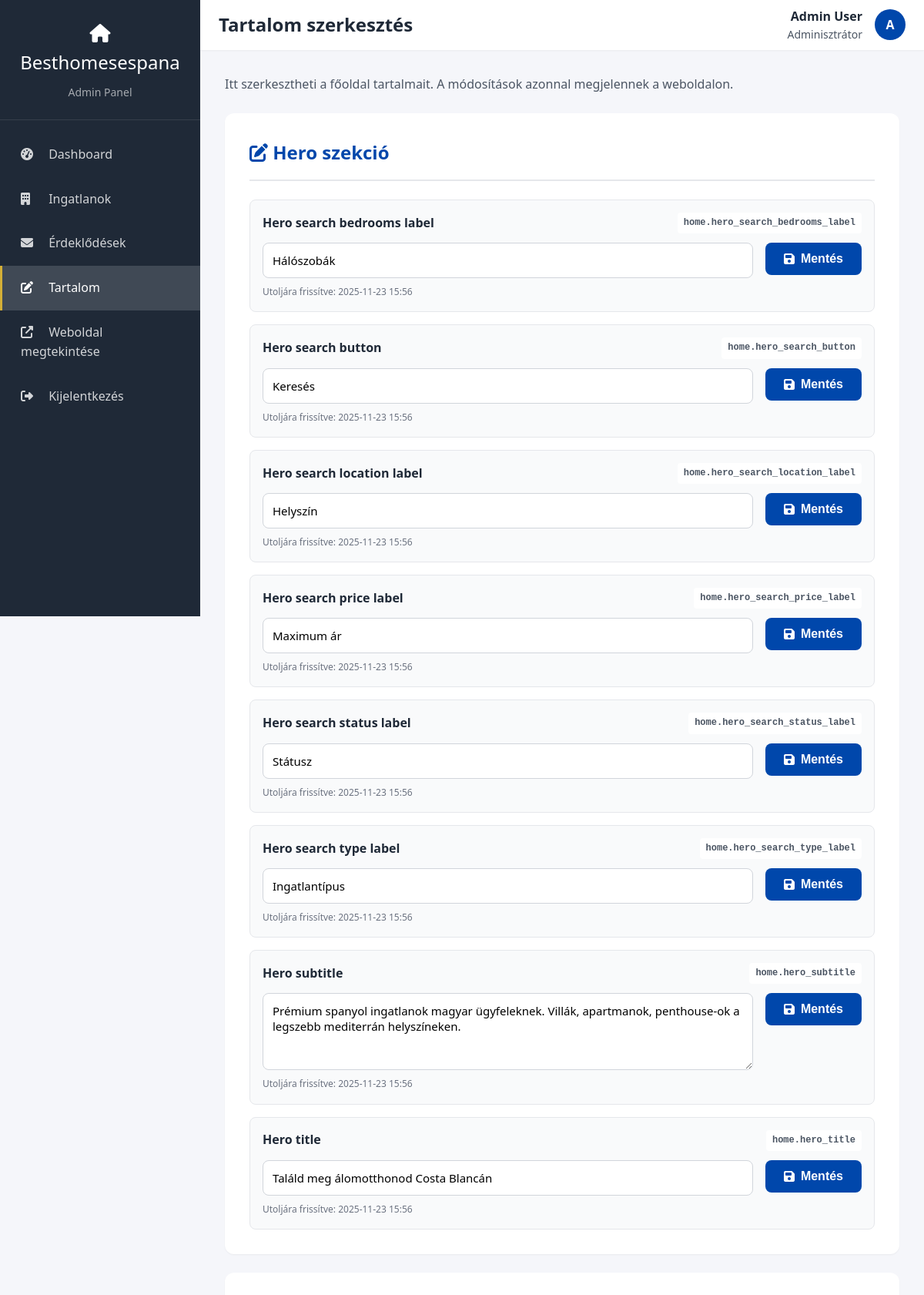
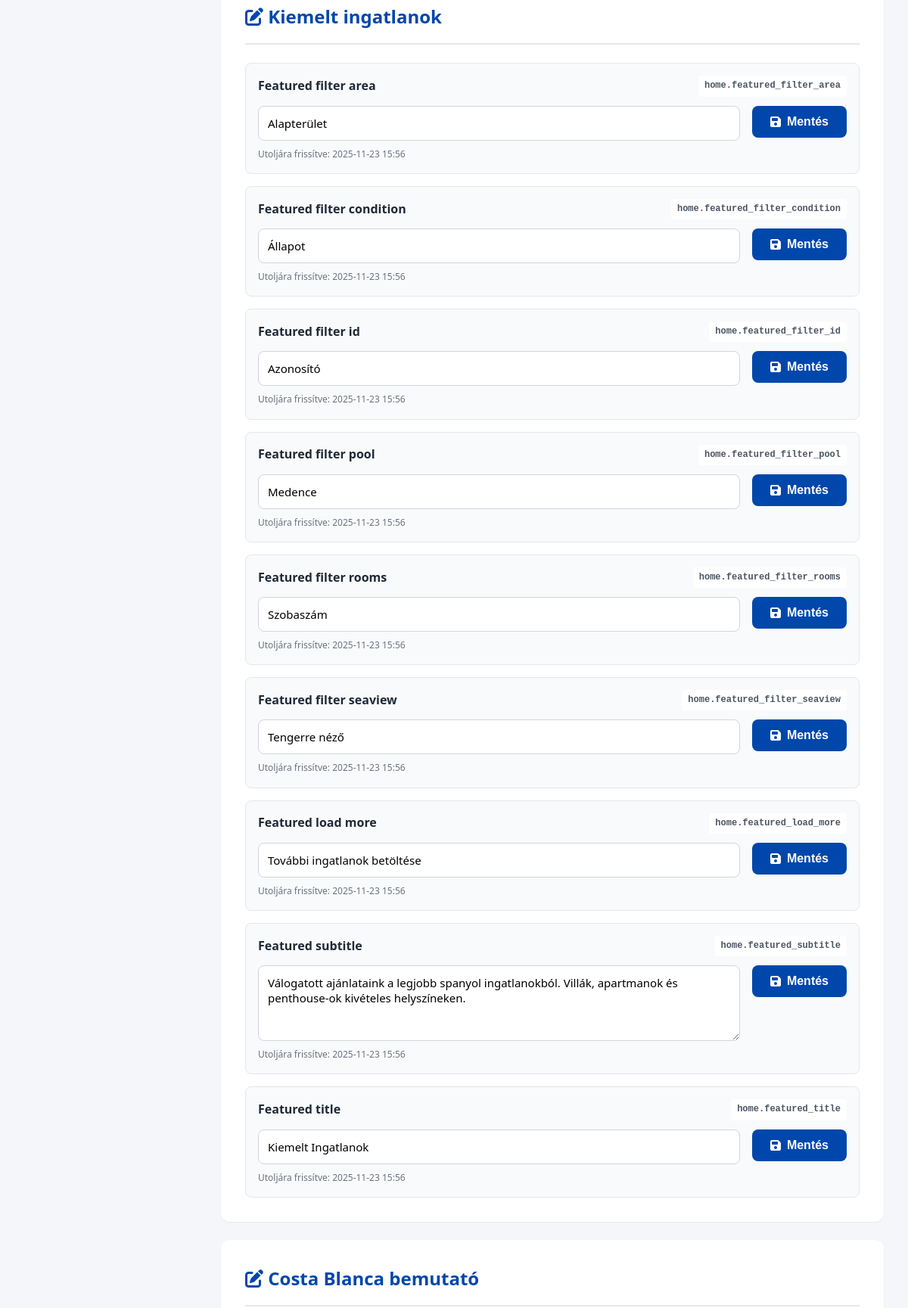
/admin/content.php (signed in, upper part), run on the app's committed database (2 pictures, top to bottom).
### tables this page shows
CREATE TABLE IF NOT EXISTS site_content (
    id INT UNSIGNED AUTO_INCREMENT PRIMARY KEY,
    content_key VARCHAR(191) NOT NULL UNIQUE,
    value TEXT NOT NULL,
    updated_at TIMESTAMP NOT NULL DEFAULT CURRENT_TIMESTAMP ON UPDATE CURRENT_TIMESTAMP,
    INDEX idx_content_key (content_key)
);

### config/config.php (called while the page is built, shortened)
<?php
function e(?string $string): string {
    return htmlspecialchars($string ?? '', ENT_QUOTES, 'UTF-8');
}

### admin/content.php (the view, shortened to what this page needs)
<?php
require_once __DIR__ . '/../config/config.php';
try {
    $pdo = getPDO();
    $stmt = $pdo->query("SELECT * FROM site_content ORDER BY content_key");
    $allContent = $stmt->fetchAll();
} catch (PDOException $e) {
    error_log('Content fetch error: ' . $e->getMessage());
    $allContent = [];
    $errorMessage = 'Hiba történt a tartalom betöltése során.';
}
$sections = [
    'Hero szekció' => [],
    'Kiemelt ingatlanok' => [],
    'Costa Blanca bemutató' => [],
    'Ügynök bemutatkozás' => [],
    'Kapcsolat szekció' => [],
    'Footer' => []
];
foreach ($allContent as $item) {
    $key = $item['content_key'];
    if (strpos($key, 'home.hero_') === 0) {
        $sections['Hero szekció'][] = $item;
    } elseif (strpos($key, 'home.featured_') === 0) {
        $sections['Kiemelt ingatlanok'][] = $item;
    } elseif (strpos($key, 'home.costa_') === 0) {
        $sections['Costa Blanca bemutató'][] = $item;
    } elseif (strpos($key, 'home.agent_') === 0) {
        $sections['Ügynök bemutatkozás'][] = $item;
    } elseif (strpos($key, 'home.contact_') === 0) {
        $sections['Kapcsolat szekció'][] = $item;
    } elseif (strpos($key, 'footer.') === 0) {
        $sections['Footer'][] = $item;
    }
}
function getLabel($key) {
    $label = str_replace(['home.', 'footer.', '_'], ['', '', ' '], $key);
    return ucfirst($label);
}
include __DIR__ . '/partials/header.php';
?>
<div style="margin-bottom: var(--spacing-lg);">
    <p style="color: var(--text-medium);">
        Itt szerkesztheti a főoldal tartalmait. A módosítások azonnal megjelennek a weboldalon.
    </p>
</div>
<?php foreach ($sections as $sectionName => $items): ?>
    <?php if (!empty($items)): ?>
        <div class="content-section">
            <h2><i class="fas fa-edit"></i> <?= e($sectionName) ?></h2>
            <?php foreach ($items as $item): ?>
                <div class="content-item">
                    <div class="content-label">
                        <span><?= e(getLabel($item['content_key'])) ?></span>
                        <span class="content-key"><?= e($item['content_key']) ?></span>
                    </div>
                    <form method="POST" class="content-form">
                        <?php if (strlen($item['value']) > 100 || strpos($item['value'], "\n") !== false || strpos($item['content_key'], 'description') !== false): ?>
                            <textarea
                                name="content_value"
                                class="content-input content-textarea"
                                placeholder="Tartalom..."
                            ><?= e($item['value']) ?></textarea>
                        <?php else: ?>
                            <input
                                type="text"
                                name="content_value"
                                class="content-input"
                                value="<?= e($item['value']) ?>"
                                placeholder="Tartalom..."
                            >
                        <?php endif; ?>
                        <button type="submit" class="btn btn-primary btn-save">
                            <i class="fas fa-save"></i> Mentés
                        </button>
                    </form>
                    <div style="font-size: 0.75rem; color: var(--text-light); margin-top: var(--spacing-xs);">
                        Utoljára frissítve: <?= date('Y-m-d H:i', strtotime($item['updated_at'])) ?>
                    </div>
                </div>
            <?php endforeach; ?>
        </div>
    <?php endif; ?>
<?php endforeach; ?>
<?php include __DIR__ . '/partials/footer.php'; ?>

### assets/css/style.css (style rules this page uses)
:root { --primary-blue: #0047ab; --primary-blue-dark: #003380; --primary-blue-light: #0078d7; --accent-gold: #d4af37; --accent-gold-dark: #b8952e; --white: #ffffff; --gray-50: #f9fafb; --gray-100: #f3f4f6; --gray-200: #e5e7eb; --gray-300: #d1d5db; --gray-400: #9ca3af; --gray-500: #6b7280; --gray-600: #4b5563; --gray-700: #374151; --gray-800: #1f2937; --gray-900: #111827; --text-dark: #1f2937; --text-medium: #4b5563; --text-light: #6b7280; --success: #10b981; --warning: #f59e0b; --error: #ef4444; --spacing-xs: 0.5rem; --spacing-sm: 0.75rem; --spacing-md: 1rem; --spacing-lg: 1.5rem; --spacing-xl: 2rem; --spacing-xxl: 4rem; --container-max-width: 1200px; --section-padding: 5rem 1.5rem; --section-padding-mobile: 3rem 1.5rem; --shadow-sm: 0 1px 2px 0 rgb(0 0 0 / 0.05); --shadow-md: 0 4px 6px -1px rgb(0 0 0 / 0.1); --shadow-lg: 0 10px 15px -3px rgb(0 0 0 / 0.1); --shadow-xl: 0 20px 25px -5px rgb(0 0 0 / 0.1); --transition-fast: all 0.2s ease; --transition-normal: all 0.3s ease; --transition-slow: all 0.5s ease; --radius-sm: 0.25rem; --radius-md: 0.5rem; --radius-lg: 0.75rem; --radius-xl: 1rem; }
*, *::before, *::after { box-sizing: border-box; margin: 0; padding: 0; }
html { font-size: 16px; scroll-behavior: smooth; }
body { font-family: 'Segoe UI', Tahoma, Geneva, Verdana, sans-serif; line-height: 1.6; color: var(--text-dark); background-color: var(--white); -webkit-font-smoothing: antialiased; -moz-osx-font-smoothing: grayscale; }
.btn { display: inline-flex; align-items: center; gap: 0.5rem; padding: 0.75rem 1.5rem; border: none; border-radius: var(--radius-md); font-size: 1rem; font-weight: 600; cursor: pointer; transition: var(--transition-fast); text-decoration: none; }
.btn-primary { background: var(--primary-blue); color: var(--white); }

### admin/partials/header.php (style rules this page uses)
:root { --sidebar-width: 260px; --topbar-height: 65px; }
body { background: #f5f6fa; }

### admin/content.php (style rules this page uses)
.content-section { background: var(--white); border-radius: var(--radius-lg); padding: var(--spacing-xl); margin-bottom: var(--spacing-lg); box-shadow: var(--shadow-sm); }
.content-section h2 { color: var(--primary-blue); margin-bottom: var(--spacing-lg); padding-bottom: var(--spacing-md); border-bottom: 2px solid var(--gray-200); }
.content-item { padding: var(--spacing-md); margin-bottom: var(--spacing-md); background: var(--gray-50); border-radius: var(--radius-md); border: 1px solid var(--gray-200); }
.content-item:last-child { margin-bottom: 0; }
.content-label { font-weight: 600; color: var(--text-dark); margin-bottom: var(--spacing-xs); display: flex; justify-content: space-between; align-items: center; }
.content-key { font-size: 0.75rem; color: var(--text-medium); font-family: 'Courier New', monospace; background: var(--white); padding: 0.25rem 0.5rem; border-radius: var(--radius-sm); }
.content-form { display: flex; gap: var(--spacing-md); align-items: flex-start; margin-top: var(--spacing-sm); }
.content-input { flex: 1; padding: 0.75rem; border: 1px solid var(--gray-300); border-radius: var(--radius-md); font-size: 0.9375rem; font-family: inherit; }
.content-textarea { min-height: 100px; resize: vertical; font-family: inherit; }
.btn-save { padding: 0.75rem 1.5rem; white-space: nowrap; }

### data on the page
site_content: content_key "Hero search bedrooms label", content_key "home.hero_search_bedrooms_label", content_value "Hálószobák", updated_at "2025-11-23 15:56"
site_content: content_key "Hero search button", content_key "home.hero_search_button", content_value "Keresés", updated_at "2025-11-23 15:56"
site_content: content_key "Hero search location label", content_key "home.hero_search_location_label", content_value "Helyszín", updated_at "2025-11-23 15:56"
site_content: content_key "Hero search price label", content_key "home.hero_search_price_label", content_value "Maximum ár", updated_at "2025-11-23 15:56"
site_content: content_key "Hero search status label", content_key "home.hero_search_status_label", content_value "Státusz", updated_at "2025-11-23 15:56"
site_content: content_key "Hero search type label", content_key "home.hero_search_type_label", content_value "Ingatlantípus", updated_at "2025-11-23 15:56"
site_content: content_key "Hero subtitle", content_key "home.hero_subtitle", content_value "Prémium spanyol ingatlanok magyar ügyfeleknek. Villák, apartmanok, penthouse-ok a legszebb mediterrán helyszíneken.", updated_at "2025-11-23 15:56"
site_content: content_key "Hero title", content_key "home.hero_title", content_value "Találd meg álomotthonod Costa Blancán", updated_at "2025-11-23 15:56"
site_content: content_key "Featured filter area", content_key "home.featured_filter_area", content_value "Alapterület", updated_at "2025-11-23 15:56"
site_content: content_key "Featured filter condition", content_key "home.featured_filter_condition", content_value "Állapot", updated_at "2025-11-23 15:56"
site_content: content_key "Featured filter id", content_key "home.featured_filter_id", content_value "Azonosító", updated_at "2025-11-23 15:56"
site_content: content_key "Featured filter pool", content_key "home.featured_filter_pool", content_value "Medence", updated_at "2025-11-23 15:56"
site_content: content_key "Featured filter rooms", content_key "home.featured_filter_rooms", content_value "Szobaszám", updated_at "2025-11-23 15:56"
site_content: content_key "Featured filter seaview", content_key "home.featured_filter_seaview", content_value "Tengerre néző", updated_at "2025-11-23 15:56"
site_content: content_key "Featured load more", content_key "home.featured_load_more", content_value "További ingatlanok betöltése", updated_at "2025-11-23 15:56"
site_content: content_key "Featured subtitle", content_key "home.featured_subtitle", content_value "Válogatott ajánlataink a legjobb spanyol ingatlanokból. Villák, apartmanok és penthouse-ok kivételes helyszíneken.", updated_at "2025-11-23 15:56"
site_content: content_key "Featured title", content_key "home.featured_title", content_value "Kiemelt Ingatlanok", updated_at "2025-11-23 15:56"

### other printed values
$pageTitle "Tartalom szerkesztés"
$adminName "Admin User"
substr($adminName, 0, 1) "A"
$sectionName "Hero szekció"
$sectionName "Kiemelt ingatlanok"
$sectionName "Costa Blanca bemutató"
